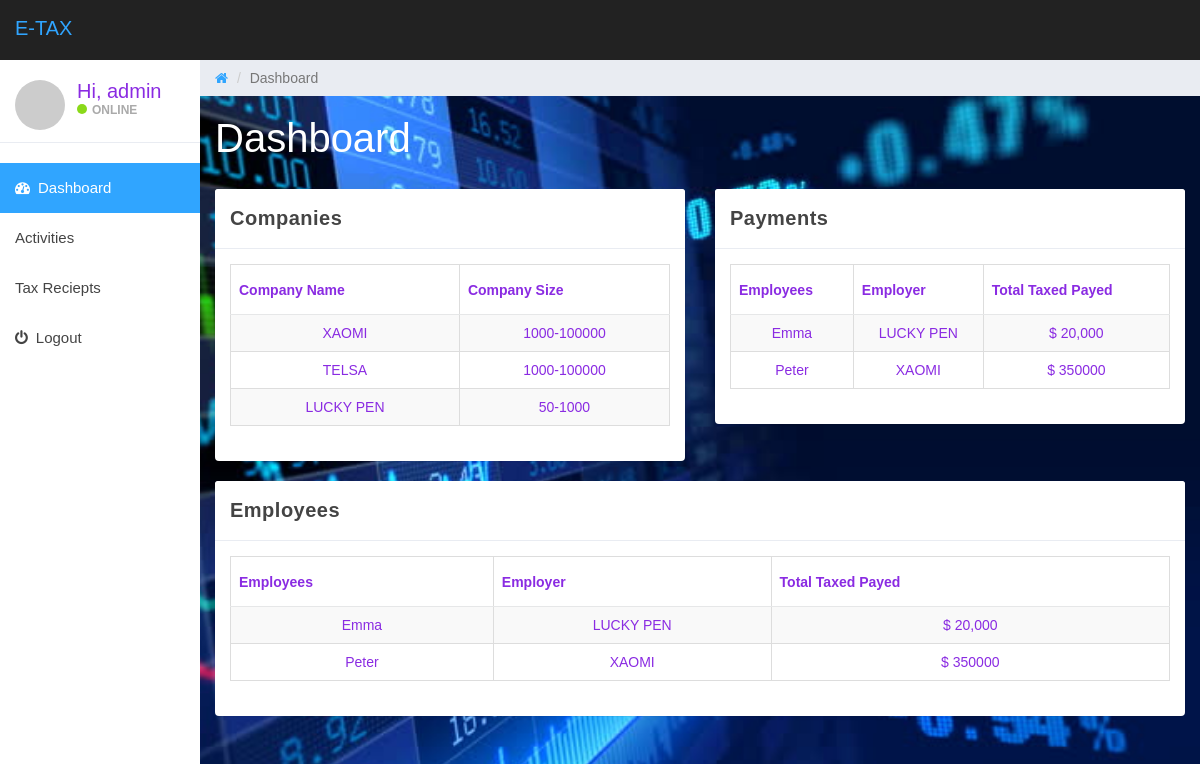
Page /admin.php (signed in) on the committed database.
### tables this page shows
CREATE TABLE `companies` (
  `id` int(11) NOT NULL,
  `company_id` varchar(150) NOT NULL,
  `company_name` varchar(30) DEFAULT NULL,
  `company_size` varchar(30) DEFAULT NULL,
  `company_pin` varchar(4) DEFAULT NULL,
  `location` varchar(300) DEFAULT NULL
);

CREATE TABLE `payment` (
  `id` int(11) NOT NULL,
  `username` varchar(30) DEFAULT NULL,
  `reference` varchar(300) DEFAULT NULL,
  `company_name` varchar(30) DEFAULT NULL,
  `tax` bigint(11) DEFAULT NULL,
  `amount` varchar(11) DEFAULT NULL,
  `date_payed` timestamp NOT NULL DEFAULT CURRENT_TIMESTAMP,
  `status` varchar(30) NOT NULL DEFAULT 'completed'
);

### admin.php (the view, shortened to what this page needs)
<!DOCTYPE html>
<html lang="en">
<head>
	<link href="css/bootstrap.min.css" rel="stylesheet">
    <link href="css/font-awesome.min.css" rel="stylesheet">
    <link href="css/font.css" rel="stylesheet">
	<link href="css/datepicker3.css" rel="stylesheet">
	<link href="css/styles.css" rel="stylesheet">
</head>
<body>
    <nav class="navbar navbar-custom navbar-fixed-top" role="navigation">
		<div class="container-fluid">
			<div class="navbar-header">
				<a class="navbar-brand" href="#"><span>E-Tax</span></a>
			</div>
        </div>
    </nav>
    <div id="sidebar-collapse" class="col-sm-3 col-lg-2 sidebar">
		<div class="profile-sidebar">
			<div class="profile-userpic">
				<img src="http://placehold.it/50/30a5ff/fff" class="img-responsive" alt="">
			</div>
			<div class="profile-usertitle">
				<div class="profile-usertitle-name">Hi, <?php echo htmlspecialchars($_SESSION["username"]); ?></div>
				<div class="profile-usertitle-status"><span class="indicator label-success"></span>Online</div>
			</div>
		</div>
		<ul class="nav menu">
			<li class="active"><a href="admin.php"><em class="fa fa-dashboard">&nbsp;</em> Dashboard</a></li>
			<li><a href="admin_control.php"> Activities </a></li>
			<li><a href="admin_reciepts.php"> Tax Reciepts </a></li>
			<li><a href="admin_logout.php"><em class="fa fa-power-off">&nbsp;</em> Logout</a></li>
		</ul>
	</div>
    <div class="col-sm-9 col-sm-offset-3 col-lg-10 col-lg-offset-2 main">
		<div class="row">
			<ol class="breadcrumb">
				<li><a href="index.php">
					<em class="fa fa-home"></em>
				</a></li>
				<li class="active">Dashboard</li>
			</ol>
		</div>
		<div class="row">
			<div class="col-lg-12">
				<h1 class="page-header">Dashboard</h1>
			</div>
		</div>
		<div class="row">
			<div class="col-md-6 col-sm-6 col-lg-6">
                <div class="panel panel-default">
                    <div class="panel-heading">
                        <strong>Companies</strong>
                    </div>
                    <div class="panel-body">
                        <table class="table table-bordered table-striped ewDBTable">
                        <thead>
								<tr>
								<th><strong>Company Name</strong></th>
								<th><strong>Company Size</strong></th>
								</tr>
							</thead>
							<tbody>
								<?php
									$count=1;
									$sel_query="Select * from companies;";
									$result = mysqli_query($mysqli,$sel_query);
									while($row = mysqli_fetch_assoc($result)) { ?>
									<tr>
									<td align="center"><?php echo $row['company_name']; ?></td>
									<td align="center"><?php echo $row["company_size"]; ?></td>
									</tr>
								<?php $count++; } ?>
							</tbody>
                        </table>
                    </div>
                </div>
            </div>
            <div class="col-md-6 col-sm-6 col-lg-6">
                <div class="panel panel-default">
                    <div class="panel-heading">
                        <strong>Payments</strong>
                    </div>
                    <div class="panel-body">
                        <table class="table table-bordered table-striped ewDBTable">
                        <thead>
                                <tr>
                                    <th><strong>Employees</strong></th>
                                    <th><strong>Employer</strong></th>
                                    <th><strong>Total Taxed Payed</strong></th>
								</tr>
                            </thead>
                            <tbody>
                                <?php
									$count=1;
									$sel_query="Select * from payment;";
									$result = mysqli_query($mysqli,$sel_query);
									while($row = mysqli_fetch_assoc($result)) { ?>
									<tr>
									<td align="center"><?php echo $row['username']; ?></td>
									<td align="center"><?php echo $row['company_name']; ?></td>
                                    <td align="center"><?php echo '$  '. $row['amount']; ?></td>
									</tr>
								<?php $count++; } ?>
                            </tbody>
                        </table>
                    </div>
                </div>
            </div>
            <div class="col-md-12 col-sm-12 col-lg-12">
                <div class="panel panel-default">
                    <div class="panel-heading">
                        <strong>Employees</strong>
                    </div>
                    <div class="panel-body">
                        <table class="table table-bordered table-striped ewDBTable">
                            <thead>
                                <tr>
                                    <th><strong>Employees</strong></th>
                                    <th><strong>Employer</strong></th>
                                    <th><strong>Total Taxed Payed</strong></th>
								</tr>
                            </thead>
                            <tbody>
                                <?php
									$count=1;
									$sel_query="Select * from payment;";
									$result = mysqli_query($mysqli,$sel_query);
									while($row = mysqli_fetch_assoc($result)) { ?>
									<tr>
									<td align="center"><?php echo $row['username']; ?></td>
									<td align="center"><?php echo $row['company_name']; ?></td>
                                    <td align="center"><?php echo '$  '. $row['amount']; ?></td>
									</tr>
								<?php $count++; } ?>
                            </tbody>
                        </table>
                    </div>
                </div>
            </div>
        </div>
		</div>
</body>
</body>
</html>

### css/styles.css (style rules this page uses)
body { background: #f1f4f7; padding-top: 60px; font-size: 14px; color: #444444; font-family: "Montserrat", "Helvetica Neue", Helvetica, Arial, sans-serif; }
a, a:hover, a:focus { color: #30a5ff; }
h1, h2, h3, h4, h5, h6 { color: #444444; }
h1 { font-weight: 300; font-size: 40px; }
.navbar-custom { background: #222; height: 60px; }
.navbar-header .navbar-brand { color: #fff; font-size: 20px; text-transform: uppercase; font-weight: 500; height: 60px; padding-top: 18px; }
.navbar-header .navbar-brand span { color: #30a5ff; }
.label-success { background-color: #8ad919; }
.panel { border: 0; }
.panel-heading { font-size: 20px; font-weight: 300; letter-spacing: 0.025em; height: 60px; line-height: 38px; }
.panel-default .panel-heading { background: #fff; border-bottom: 1px solid #e9ecf2; color: #444444; }
.navbar { border: 0; }
.sidebar { display: block; padding: 0; display: none; box-shadow: none; background: #fff; }
.sidebar ul { margin: 20px 0px; }
@media (min-width: 768px) { .sidebar { display: block; position: fixed; top: 60px; bottom: 0; left: 0; z-index: 1000; display: block; margin: 0; padding: 0; overflow-x: hidden; overflow-y: auto; } }
@media (min-width: 768px) { .navbar-header { width: 100%; } }
.sidebar ul.nav .active a, .sidebar ul.nav li.parent a.active, .sidebar ul.nav .active > a:hover, .sidebar ul.nav li.parent a.active:hover, .sidebar ul.nav .active > a:focus, .sidebar ul.nav li.parent a.active:focus { color: #fff; background-color: #30a5ff; }
.sidebar ul.nav li a { height: 50px; font-size: 15px; line-height: 2em; color: #444444; }
.profile-sidebar { padding: 10px 0; border-bottom: 1px solid #e9ecf2; }
.indicator { width: 10px; height: 10px; display: inline-block; border-radius: 9999px; margin-right: 5px; }
.profile-userpic img { float: left; margin: 10px 0px 0px 15px; width: 50px; height: 50px; border-radius: 9999px !important; }
.profile-usertitle { float: left; text-align: left; margin: 10px 0 0 12px; }
.profile-usertitle-name { font-size: 20px; margin-bottom: 0px; }
.profile-usertitle-status { text-transform: uppercase; color: #AAA; font-size: 12px; font-weight: 600; margin-bottom: 15px; }
.breadcrumb { border-radius: 0; padding: 10px 15px 10px 15px; background: #e9ecf2; margin: 0; }
h1.page-header { margin-top: 20px; border-bottom: 0; }
.table { background: #fff; }
.table > thead > tr > th { border-bottom: 1px solid #e6e7e8; vertical-align: middle; height: 50px; }

### admin.php (style rules this page uses)
body { font: 14px sans-serif; }
body { background: url(images/1.jpg) no-repeat center center fixed; -webkit-background-size: cover; -moz-background-size: cover; -o-background-size: cover; background-size: cover; color: blueviolet; }
h1.page-header { margin-top: 20px; border-bottom: 0; color: white; }

### rows in the picture
companies: company_name "XAOMI", company_size "1000-100000"
companies: company_name "TELSA", company_size "1000-100000"
companies: company_name "LUCKY PEN", company_size "50-1000"
payment: username "Emma", company_name "LUCKY PEN", amount "20,000"
payment: username "Peter", company_name "XAOMI", amount "350000"

### other values in the picture
$_SESSION["username"] "admin"
